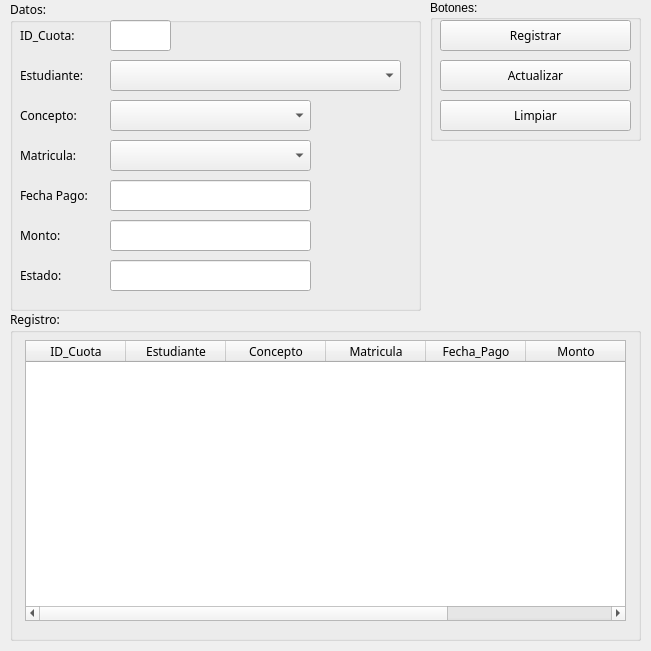
<?xml version="1.0" encoding="UTF-8"?>
<ui version="4.0">
 <class>MainWindow</class>
 <widget class="QMainWindow" name="MainWindow">
  <property name="geometry">
   <rect>
    <x>0</x>
    <y>0</y>
    <width>651</width>
    <height>651</height>
   </rect>
  </property>
  <property name="minimumSize">
   <size>
    <width>651</width>
    <height>651</height>
   </size>
  </property>
  <property name="maximumSize">
   <size>
    <width>651</width>
    <height>651</height>
   </size>
  </property>
  <property name="windowTitle">
   <string>Cuota</string>
  </property>
  <widget class="QWidget" name="centralwidget">
   <widget class="QGroupBox" name="groupBox_3">
    <property name="geometry">
     <rect>
      <x>10</x>
      <y>310</y>
      <width>631</width>
      <height>331</height>
     </rect>
    </property>
    <property name="font">
     <font>
      <family>Bahnschrift</family>
      <pointsize>9</pointsize>
     </font>
    </property>
    <property name="title">
     <string>Registro:</string>
    </property>
    <widget class="QTableWidget" name="tblCuota">
     <property name="geometry">
      <rect>
       <x>15</x>
       <y>30</y>
       <width>601</width>
       <height>281</height>
      </rect>
     </property>
     <property name="minimumSize">
      <size>
       <width>1</width>
       <height>1</height>
      </size>
     </property>
     <property name="maximumSize">
      <size>
       <width>11111</width>
       <height>50000</height>
      </size>
     </property>
     <property name="font">
      <font>
       <family>Bahnschrift</family>
      </font>
     </property>
     <attribute name="horizontalHeaderDefaultSectionSize">
      <number>100</number>
     </attribute>
     <column>
      <property name="text">
       <string>ID_Cuota</string>
      </property>
     </column>
     <column>
      <property name="text">
       <string>Estudiante</string>
      </property>
     </column>
     <column>
      <property name="text">
       <string>Concepto</string>
      </property>
     </column>
     <column>
      <property name="text">
       <string>Matricula</string>
      </property>
     </column>
     <column>
      <property name="text">
       <string>Fecha_Pago</string>
      </property>
     </column>
     <column>
      <property name="text">
       <string>Monto</string>
      </property>
     </column>
     <column>
      <property name="text">
       <string>Estado</string>
      </property>
     </column>
    </widget>
   </widget>
   <widget class="QGroupBox" name="groupBox">
    <property name="geometry">
     <rect>
      <x>10</x>
      <y>0</y>
      <width>411</width>
      <height>311</height>
     </rect>
    </property>
    <property name="font">
     <font>
      <family>Bahnschrift</family>
      <pointsize>9</pointsize>
     </font>
    </property>
    <property name="title">
     <string>Datos:</string>
    </property>
    <widget class="QLabel" name="label">
     <property name="geometry">
      <rect>
       <x>10</x>
       <y>20</y>
       <width>81</width>
       <height>31</height>
      </rect>
     </property>
     <property name="text">
      <string>ID_Cuota:</string>
     </property>
    </widget>
    <widget class="QLineEdit" name="txtIdCuota">
     <property name="geometry">
      <rect>
       <x>100</x>
       <y>20</y>
       <width>61</width>
       <height>31</height>
      </rect>
     </property>
     <property name="font">
      <font>
       <family>Bahnschrift</family>
      </font>
     </property>
    </widget>
    <widget class="QLabel" name="label_2">
     <property name="geometry">
      <rect>
       <x>10</x>
       <y>60</y>
       <width>101</width>
       <height>31</height>
      </rect>
     </property>
     <property name="text">
      <string>Estudiante:</string>
     </property>
    </widget>
    <widget class="QLabel" name="label_3">
     <property name="geometry">
      <rect>
       <x>10</x>
       <y>100</y>
       <width>101</width>
       <height>31</height>
      </rect>
     </property>
     <property name="text">
      <string>Concepto:</string>
     </property>
    </widget>
    <widget class="QLabel" name="label_4">
     <property name="geometry">
      <rect>
       <x>10</x>
       <y>140</y>
       <width>101</width>
       <height>31</height>
      </rect>
     </property>
     <property name="text">
      <string>Matricula:</string>
     </property>
    </widget>
    <widget class="QLabel" name="label_5">
     <property name="geometry">
      <rect>
       <x>10</x>
       <y>180</y>
       <width>101</width>
       <height>31</height>
      </rect>
     </property>
     <property name="text">
      <string>Fecha Pago:</string>
     </property>
    </widget>
    <widget class="QLineEdit" name="txtFePago">
     <property name="geometry">
      <rect>
       <x>100</x>
       <y>180</y>
       <width>201</width>
       <height>31</height>
      </rect>
     </property>
     <property name="font">
      <font>
       <family>Bahnschrift</family>
      </font>
     </property>
    </widget>
    <widget class="QLabel" name="label_6">
     <property name="geometry">
      <rect>
       <x>10</x>
       <y>220</y>
       <width>101</width>
       <height>31</height>
      </rect>
     </property>
     <property name="text">
      <string>Monto:</string>
     </property>
    </widget>
    <widget class="QLineEdit" name="txtMonto">
     <property name="geometry">
      <rect>
       <x>100</x>
       <y>220</y>
       <width>201</width>
       <height>31</height>
      </rect>
     </property>
     <property name="font">
      <font>
       <family>Bahnschrift</family>
      </font>
     </property>
    </widget>
    <widget class="QComboBox" name="cboEstudiante">
     <property name="geometry">
      <rect>
       <x>100</x>
       <y>60</y>
       <width>291</width>
       <height>31</height>
      </rect>
     </property>
    </widget>
    <widget class="QComboBox" name="cboConcepto">
     <property name="geometry">
      <rect>
       <x>100</x>
       <y>100</y>
       <width>201</width>
       <height>31</height>
      </rect>
     </property>
    </widget>
    <widget class="QLineEdit" name="txtEstado">
     <property name="geometry">
      <rect>
       <x>100</x>
       <y>260</y>
       <width>201</width>
       <height>31</height>
      </rect>
     </property>
     <property name="font">
      <font>
       <family>Bahnschrift</family>
      </font>
     </property>
    </widget>
    <widget class="QLabel" name="label_7">
     <property name="geometry">
      <rect>
       <x>10</x>
       <y>260</y>
       <width>101</width>
       <height>31</height>
      </rect>
     </property>
     <property name="text">
      <string>Estado:</string>
     </property>
    </widget>
    <widget class="QComboBox" name="cboMatricula">
     <property name="geometry">
      <rect>
       <x>100</x>
       <y>140</y>
       <width>201</width>
       <height>31</height>
      </rect>
     </property>
    </widget>
   </widget>
   <widget class="QGroupBox" name="groupBox_2">
    <property name="geometry">
     <rect>
      <x>430</x>
      <y>0</y>
      <width>211</width>
      <height>141</height>
     </rect>
    </property>
    <property name="title">
     <string>Botones:</string>
    </property>
    <widget class="QPushButton" name="btnRegistrar">
     <property name="geometry">
      <rect>
       <x>10</x>
       <y>20</y>
       <width>191</width>
       <height>31</height>
      </rect>
     </property>
     <property name="font">
      <font>
       <family>Bahnschrift</family>
      </font>
     </property>
     <property name="text">
      <string>Registrar</string>
     </property>
    </widget>
    <widget class="QPushButton" name="btnActualizar">
     <property name="geometry">
      <rect>
       <x>10</x>
       <y>60</y>
       <width>191</width>
       <height>31</height>
      </rect>
     </property>
     <property name="font">
      <font>
       <family>Bahnschrift</family>
      </font>
     </property>
     <property name="text">
      <string>Actualizar</string>
     </property>
    </widget>
    <widget class="QPushButton" name="btnLimpiar">
     <property name="geometry">
      <rect>
       <x>10</x>
       <y>100</y>
       <width>191</width>
       <height>31</height>
      </rect>
     </property>
     <property name="sizePolicy">
      <sizepolicy hsizetype="Expanding" vsizetype="Fixed">
       <horstretch>0</horstretch>
       <verstretch>0</verstretch>
      </sizepolicy>
     </property>
     <property name="font">
      <font>
       <family>Bahnschrift</family>
      </font>
     </property>
     <property name="text">
      <string>Limpiar</string>
     </property>
    </widget>
   </widget>
  </widget>
 </widget>
 <resources/>
 <connections/>
</ui>
